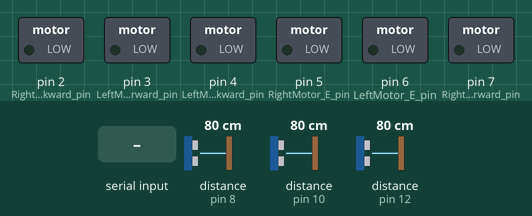
Simulated run of this sketch. Board: Arduino Uno, built with avr-gcc and run on an emulated ATmega328P. Shown: switched loads named in the sketch (green lamp = pin HIGH). Dashed ring = blinking. The inputs (shaded band) are chosen by the test bench; at power-on: distance to the obstacle (sensors on pin 10, pin 8, pin 12) 80 cm. The echo pulse lasts 58.3 µs per cm; pins used as bus, display or sensor lines are not drawn; what the sketch prints to the serial monitor is not drawn.

Above: at 1.2 s.
1.3 s: "L" received over the second serial link
At 3.7 s:
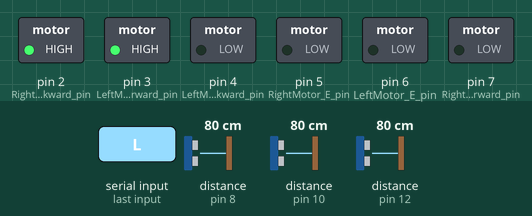
4.3 s: "R" received over the second serial link
At 7.0 s:
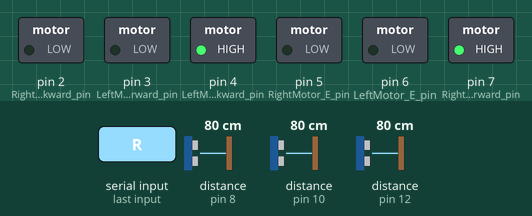
7.3 s: "A" received over the second serial link
At 8.1 s:
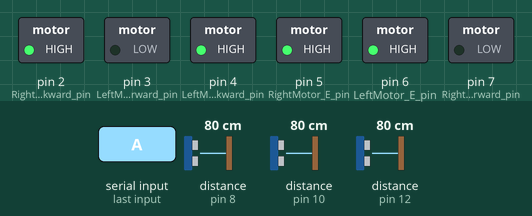
10.3 s: distance to the obstacle (sensor on pin 10) set to 147 cm
13.3 s: distance to the obstacle (sensor on pin 10) set to 156 cm
At 15.2 s:
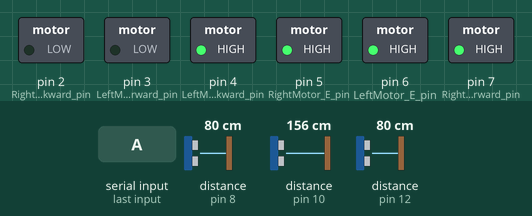
15.5 s: distance to the obstacle (sensor on pin 10) set to 249 cm
18.5 s: distance to the obstacle (sensor on pin 10) set to 256 cm
At 20.3 s:
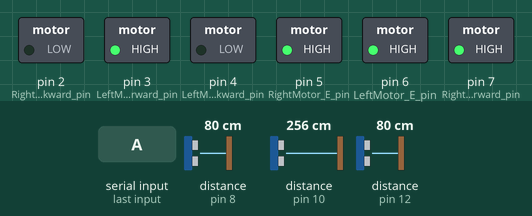
Timing chart, 0 to 21.8 s (numbered marks = the images above; inputs shaded):
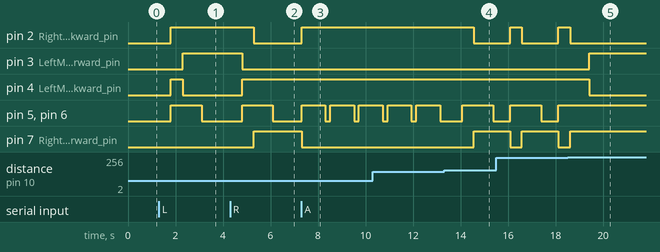

Measured:
- the behaviour switches between 151 and 152 cm on distance to the obstacle (sensor on pin 10) (found by bisection; images 3 and 4)
- the behaviour switches between 252 and 253 cm on distance to the obstacle (sensor on pin 10) (found by bisection; images 4 and 5)
- after the input at 1.3 s, pin 2 (RightMotor_backward_pin): LOW → HIGH after 0.50 s; pin 3 (LeftMotor_forward_pin): LOW → HIGH after 1.0 s; pin 4 (LeftMotor_backward_pin): LOW → HIGH after 0.50 s, → LOW 0.50 s later; pin 5 (RightMotor_E_pin), pin 6 (LeftMotor_E_pin): LOW → HIGH after 0.50 s, → LOW 1.3 s later
- after the input at 4.3 s, pin 2 (RightMotor_backward_pin): HIGH → LOW after 1.0 s; pin 3 (LeftMotor_forward_pin): HIGH → LOW after 0.50 s; pin 4 (LeftMotor_backward_pin): LOW → HIGH after 0.50 s; pin 5 (RightMotor_E_pin), pin 6 (LeftMotor_E_pin): LOW → HIGH after 0.50 s, → LOW 1.3 s later; pin 7 (RightMotor_forward_pin): LOW → HIGH after 1.0 s
- after the input at 7.3 s, pin 2 (RightMotor_backward_pin): LOW → HIGH at once; pin 5 (RightMotor_E_pin), pin 6 (LeftMotor_E_pin): alternates HIGH for 1.0 s and LOW for 0.21 s, starting at once; pin 7 (RightMotor_forward_pin): HIGH → LOW at once
- after the input at 13.3 s, pin 2 (RightMotor_backward_pin): HIGH → LOW after 1.3 s; pin 7 (RightMotor_forward_pin): LOW → HIGH after 1.3 s
- after the input at 18.5 s, pin 2 (RightMotor_backward_pin): goes on until 18.6 s, then stays LOW; pin 3 (LeftMotor_forward_pin): LOW → HIGH after 0.92 s

The sketch:

AutonomousDrive.ino
```cpp
#include <SoftwareSerial.h>
#define BT_RXD A1                                 //A1 pin : 블루투스 통신 RX
#define BT_TXD A0                                 //A0 pin : 블루투스 통신 TX
#define AUTO 25
#define PASSIVE 26
//#define SAFE_DIST 20                              // 안전거리 상수 정의(단위 : cm)
#define TURN_LEFT 1
#define TURN_RIGHT 0


// "A1 pin : RX, A0 pin : TX" 인 시리얼 통신 설정
//// bluetooth 객체를 통해 bluetooth module 과 데이터 통신 수행
//// 스마트폰(master) - bluetooth module(slave)
SoftwareSerial bluetooth(BT_RXD,BT_TXD);

// ========== pin 관련 설정 ==========
// 초음파 센서 pin
//// *trig* : 초음파를 발사하는 신호를 보내는 pin (output)
//// *echo* : 외부 물체로부터 반사된 초음파 신호를 감지하는 pin (input)
const int LtrigPin = 13;                  // PB5 : 디지털 13번 핀에 연결
const int LechoPin = 12;                  // PB4 : 디지털 12번 핀에 연결

const int FtrigPin = 11;                  // PB3 : 디지털 11번 핀에 연결
const int FechoPin = 10;                  // PB2 : 디지털 10번 핀에 연결

const int RtrigPin = 9;                   // PB1 : 디지털 9번 핀에 연결
const int RechoPin = 8;                   // PB0 : 디지털 8번 핀에 연결

// Right 모터 제어 pin
const int RightMotor_forward_pin = 7;            // PD7 : 오른쪽 모터 제어선 IN1
const int RightMotor_backward_pin = 2;           // PD2 : 오른쪽 모터 제어선 IN2
const int RightMotor_E_pin = 5;                  // PD5 : 오른쪽 모터의 Enable ENA

// Left 모터 제어 pin
const int LeftMotor_forward_pin = 3;            // PD3 : 왼쪽 모터 제어선 IN3
const int LeftMotor_backward_pin = 4;           // PD4 : 왼쪽 모터 제어선 IN4
const int LeftMotor_E_pin = 6;                  // PD6 : 왼쪽 모터의 Enable ENB
// ========== pin 관련 설정 ==========

// ========== 차량 제어 관련 Var 정의 ==========
// bluetooth 송/수신 pin
int bluetoothTx = A1;                // 송신 pin
int bluetoothRx = A0;                // 수신 pin

//좌우 모터 속도 조절, 설정 가능 최대 속도 : 255
int L_MotorSpeed = 255;         // 왼쪽 모터 속도(default : 255(max))
int R_MotorSpeed = 255;         // 오른쪽 모터 속도(default : 255(max))
int mode = PASSIVE;             // 주행모드(default : PASSIVE)
// ========== 차량 제어 관련 Var 정의 ==========


// setup code to run once:
void setup()
{
    // echo pin : 'input'으로 설정
    pinMode(LechoPin, INPUT);                   // left
    pinMode(FechoPin, INPUT);                   // forward
    pinMode(RechoPin, INPUT);                   // right

    // trig pin : 'output' 으로 설정
    pinMode(LtrigPin, OUTPUT);                  // left
    pinMode(FtrigPin, OUTPUT);                  // forward
    pinMode(RtrigPin, OUTPUT);                  // right

    // Motor 제어 pin : 'output' 으로 설정
    pinMode(RightMotor_E_pin, OUTPUT);          // PWM signal 출력 -> motor 속도 제어
    pinMode(RightMotor_forward_pin, OUTPUT);
    pinMode(RightMotor_backward_pin, OUTPUT);
    pinMode(LeftMotor_E_pin, OUTPUT);           // PWM signal 출력 -> motor 속도 제어
    pinMode(LeftMotor_forward_pin, OUTPUT);
    pinMode(LeftMotor_backward_pin, OUTPUT);

    Serial.begin(115200);                       // 아두이노 - PC 간의 시리얼 통신 115200bps로 설정
    bluetooth.begin(9600);                      // 아두이노 - bluetooth module 간의 시리얼 통신 9600bps로 설정
    Serial.println("A+duino !!");
}

// main code to run repeatedly:
void loop()
{
    // bluetooth 통신을 통해 (mobile app으로부터)수신받은 data 저장
    char command;

    // bluetooth 통신을 통해, mobile app으로부터 명령 입력받기
    if(bluetooth.available())
    {
        command = bluetooth.read();
        if(!(command >= 32 && command <= 126))         // 유효한 ASCII 문자 여부 확인
        {
        Serial.println("Non-printable character received");
        stop_motors();
        }
    }
    else{;}

    // 주행 모드 설정
    if(mode == PASSIVE)
    {
        passive_mode(command);
    }
    else if(mode==AUTO)
    {
        auto_mode(command);
    }
}

// 자율주행 mode
//// 우회전 : 후진 -> 오른쪽 모터 정지 -> 왼쪽 모터만 전진
//// 좌회전 : 후진 -> 왼쪽 모터 정지 -> 오른쪽 모터만 전진
void auto_mode(char command)
{
    // foward 초음파 센서로부터 측정된 외부 장애물과의 거리
    float Ultra_df = FUltrasonic();
    //회전방향(0 : 우회전, 1 : 좌회전)
    int turn_direction = 0;

    // case : 전진
    if(Ultra_df >= 250)
    {
        forward();
    }

    // case : 외부 장애물과의 거리가 25.0cm 미만
    else
    {

    //// case1 : 외부 장애물과의 거리 < 15.0cm
    if (Ultra_df < 150)
    {
        Serial.println("Ultra_df < 150cm ");

        //// case1-1. 후진
        backward();
        delay(1000);

        //// case1-2. 좌/우 DC 모터 정지
        stop_motors();
        delay(200);
    }

    //// case2 : 15.0cm <= 외부 장애물과의 거리 < 25.0cm
    else
    {
        //// case2-1. 좌/우 DC 모터 정지
        stop_motors();
        delay(200);

        //// case2-2. 우회전/좌회전 결정
        Serial.println("150cm <= Ultra_df < 250cm ");
        turn_direction =  Servo_con();

        //// 우회전
        if (turn_direction == 0)
        {
            Serial.println("우회전.");
            turn(TURN_RIGHT);
        }

        //// 좌회전
        else if (turn_direction == 1)
        {
            Serial.println("좌회전.");
            turn(TURN_LEFT);
        }
    }
    }

    //수동 전환
    if (command == 'P')
    {
        Serial.println("PASSIVE SWITCH");
        mode = PASSIVE;

        stop_motors();
        delay(500);
    }
}

// 수동 주행 모드
void passive_mode(char command)
{
    switch(command)
    {
        case 'F' :
            forward();
            break;

        case 'B' :
            backward();
            break;

        case 'L' :
            turn(TURN_LEFT);
            break;

        case 'R' :
            turn(TURN_RIGHT );
            break;

        case 'S' :
            stop_motors();
            break;

        case 'A' :
            Serial.println("AUTO SWITCH");
            mode=AUTO;
            break;

        default :
            Serial.println("Invalid command received");
            stop_motors();
            break;
    }
}


// DC motor 제어 -> 좌/우회전, 전진/후진 동작 구현
void motor_role(int R_motor, int L_motor)
{
    // RightMotor 방향 제어(전진 || 후진)
    digitalWrite(RightMotor_forward_pin, R_motor);
    digitalWrite(RightMotor_backward_pin, !R_motor);

    // LeftMotor 방향 제어(전진 || 후진)
    digitalWrite(LeftMotor_forward_pin, L_motor);
    digitalWrite(LeftMotor_backward_pin, !L_motor);

    // RightMotor, LeftMotor 속도 제어
    analogWrite(RightMotor_E_pin, R_MotorSpeed);
    analogWrite(LeftMotor_E_pin, L_MotorSpeed);
}

// Servo 모터 제어
//// => 회전방향 설정
int Servo_con()
{
    float Ultra_dl = LUltrasonic();
    float Ultra_dr = RUltrasonic();
    return (Ultra_dl > Ultra_dr ) ? 1 : 0;  // 1: 좌회전, 0: 우회전
}

//앞쪽 센서 길이 측정
//// 거리단위 : mm
int FUltrasonic()
{
    return measure_distance(FtrigPin, FechoPin);
}

//왼쪽 센서 길이 측정
int LUltrasonic()
{
    return measure_distance(LtrigPin, LechoPin);
}

//오른쪽 센서 길이 측정
int RUltrasonic()
{
    return measure_distance(RtrigPin, RechoPin);
}


// 거리 측정 함수
float measure_distance(int trigPin, int echoPin)
{
    // trigPin에서 초음파 발생(echoPin도 HIGH)
    digitalWrite(trigPin, HIGH);
    delayMicroseconds(10);

    digitalWrite(trigPin, LOW);

    long duration = pulseIn(echoPin, HIGH);
    return (duration * 0.034 / 2);  // cm 단위로 반환
}


// 모터 정지 함수
void stop_motors()
{
    analogWrite(RightMotor_E_pin, 0);
    analogWrite(LeftMotor_E_pin, 0);
}

// 후진 함수
void forward()
{
    motor_role(HIGH, HIGH);
}

// 후진 함수
void backward()
{
    motor_role(LOW, LOW);
}

// 회전 함수
//// 우회전(0) : 정지 -> 후진 -> 오른쪽 모터 전진, 왼쪽 모터 후진
//// 좌회전(1) : 정지 -> 후진 -> 오른쪽 모터 후진, 왼쪽 모터 전진
void turn(const int direction)
{
    stop_motors();
    delay(500);

    backward();
    delay(500);

    motor_role(direction == 0 ? HIGH : LOW, direction == 0 ? LOW : HIGH);
    delay(800);
}
```
